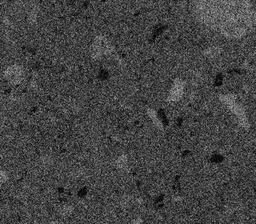
#> input picture LQ.tiff, 256 x 224 px, shrunk from 604 x 528 before the run
$ python denoise-tests.py
#> lines starting #> are read from the running program, lines starting #| are printed output that depends on the picture
import os, time, cv2, math
import numpy as np
import matplotlib.pyplot as plt
from skimage.metrics import structural_similarity as ssim
from skimage.metrics import peak_signal_noise_ratio as psnr
from skimage.metrics import normalized_root_mse as nrmse
from skimage import exposure

# check for dependencies
home_dir = os.path.dirname(os.path.realpath(__file__))

#### filter wrappers

def denoiseNLMCV2( image, h=15, templateWindowSize=7, searchWindowSize=23 ):
    denoised = np.zeros(image.shape, np.uint8) # empty image
    cv2.fastNlMeansDenoising( image, denoised, float( h ), templateWindowSize, searchWindowSize )

    return denoised

def denoiseBilateralCV2( image, d = 15 ):
    return cv2.bilateralFilter( image, d, sigmaColor = 80, sigmaSpace = 80, borderType = cv2.BORDER_DEFAULT )

def anisotropicDiffusion( image, alpha=0.075 ):
	#alpha  - max value of .25 for stability
	#K	    - conduction coefficient 20-100
	#niter  - number of iterations
	#alpha=0.075
	K = 80
	niters=30 #as stated in appendix 2
	image = cv2.cvtColor( image,cv2.COLOR_GRAY2RGB )
	denoised = cv2.ximgproc.anisotropicDiffusion( image, alpha ,K , niters )

	return cv2.cvtColor(denoised, cv2.COLOR_RGB2GRAY)

def GuidedFilter( guide_image, image, radius = 2 ):
	denoised = np.zeros(image.shape, np.uint8) # empty image
	denoised = cv2.ximgproc.guidedFilter( guide_image, image, int( radius ), eps = 0.1 )
	return denoised

# DOI: 10.5220/0006509000850094
def edgePreservingFilter( image, d = 2 ):
	image = cv2.cvtColor( image,cv2.COLOR_GRAY2RGB )
	denoised = cv2.ximgproc.edgePreservingFilter( image, int(d) , threshold = float( 80 ) )
	return cv2.cvtColor(denoised, cv2.COLOR_RGB2GRAY)

def log_enh( image ):
    return exposure.adjust_log( image, 1.2 )

def test_filter( image_noisy, image_target, filter_name, filter_data, debug=False ):
	pos = 0
	denoised_images = []
	psnr_results	= []
	ssim_results	= []
	nrmse_results	= []
	time_results	= []
	for par in np.arange(filter_data['min'], filter_data['max'], filter_data['step']):
		t1 = time.time()

		if ( filter_name == 'non local means denoising' ):
			denoised_images.append( denoiseNLMCV2( image_noisy, par ) )
		elif ( filter_name == 'bilateral filter' ):
			denoised_images.append( denoiseBilateralCV2( image_noisy, par ) )
		elif ( filter_name == 'anisotropic diffusion' ):
			denoised_images.append( anisotropicDiffusion( image_noisy, par ) )
		elif ( filter_name == 'guided filter' ):
			denoised_images.append( GuidedFilter( image_guide, image_noisy, par ) ) # guide image is taken from global scope!
		elif ( filter_name == 'edge preserving filter' ):
			denoised_images.append( edgePreservingFilter( image_noisy, par ) )
		elif ( filter_name == 'gauss filter' ):
			denoised_images.append( cv2.GaussianBlur(image_noisy, (par,par), cv2.BORDER_DEFAULT ) )

		denoised_images[pos] = log_enh( denoised_images[pos] )

		psnr_results.append(  psnr(image_target, denoised_images[pos]) )
		ssim_results.append(  ssim(image_target, denoised_images[pos]) )
		nrmse_results.append( nrmse(image_target, denoised_images[pos]) )

		time_results.append( (time.time() - t1) )

		if debug:
			print( " denoising image using \"{}\" ({}={}) took {:.2f} s".format( filter_name, filter_data['par'], par, (time.time() - t1) ) )
			print( "    PSNR = {:.2f} dB, SSIM = {:.2f}, NRMSE = {:.2f}\n".format( psnr_results[pos],  ssim_results[pos], nrmse_results[pos] ) )

		pos += 1

	return denoised_images, psnr_results, ssim_results, nrmse_results, time_results

def show_filter_results( filter_name, filter_data , denoised_images, psnr_results, ssim_results, nrmse_results, time_results ):
	img_cnt = int( np.floor((filter_data['max'] - filter_data['min'])/filter_data['step']) )
	columns = 3
	rows = int(np.ceil(img_cnt/columns))
	fig, ax = plt.subplots(rows, columns, figsize=(9*columns, 8*rows))
	#fig.suptitle('compare parameters of {} ({}={} ... {})'.format(filter_name, filter_data['par'], filter_data['min'], (filter_data['max']-filter_data['step'])), fontsize=16)
	fig.subplots_adjust(top=0.92)

	pos = 0
	for par in np.arange(filter_data['min'], filter_data['max'], filter_data['step']):
		y_pos = pos%columns
		x_pos = int(np.floor(pos/columns))

		im = ax[x_pos, y_pos].imshow(denoised_images[pos], cmap='gray')
		ax[x_pos, y_pos].set_title(
			"{}, {}={}\nPSNR = {:.2f} dB, SSIM = {:.2f}, NRMSE = {:.2f}, took {:.2f} s".format(
				filter_name,
				filter_data['par'],
				round(par, 4),
				psnr_results[pos],
				ssim_results[pos],
				nrmse_results[pos],
				time_results[pos]
			)
		)
		pos += 1

		ax[x_pos, y_pos].axis('off')
	plt.axis('off')
	plt.tight_layout(h_pad=5, w_pad=1)
	plt.savefig( home_dir + os.sep + "test-{}_{}={}-{}.png".format( filter_name, filter_data['par'], filter_data['min'], filter_data['max'] ),facecolor='white', transparent=False, bbox_inches = 'tight', pad_inches = 0.01 )
	#plt.show()


### actual program start
if __name__ == '__main__':
    filepath_noisy  = home_dir + os.sep + 'LQ.tiff'
    filepath_target = home_dir + os.sep + 'HQ.tiff'
    filepath_guide  = home_dir + os.sep + 'guided.tiff'
    image_noisy  = cv2.imread( filepath_noisy , cv2.IMREAD_GRAYSCALE )
#> image_noisy is the input picture: shape (224, 256); min 0, max 171, mean 67.3
    image_target = cv2.imread( filepath_target, cv2.IMREAD_GRAYSCALE )
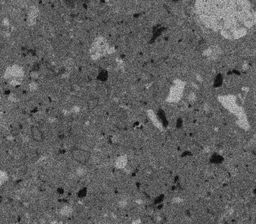
#> input picture HQ.tiff, 256 x 224 px, shrunk from 604 x 528 before the run
#> image_target is the input picture: shape (224, 256); min 5, max 203, mean 95.8
    image_guide  = cv2.imread( filepath_guide , cv2.IMREAD_GRAYSCALE )
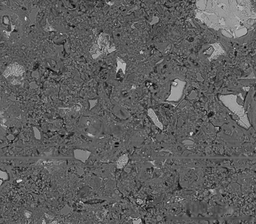
#> input picture guided.tiff, 256 x 224 px, shrunk from 604 x 528 before the run
#> image_guide is the input picture: shape (224, 256); min 1, max 224, mean 94.8

    # get a subsection of the image
    h = image_noisy.shape[0]
#> h = 224
    w = image_noisy.shape[1]
#> w = 256

    image_noisy  = image_noisy[  :int(h/2), int(w/2):w-1 ]
#> image_noisy: shape (112, 127)
    image_target = image_target[ :int(h/2), int(w/2):w-1 ]
#> image_target: shape (112, 127)
    image_guide  = image_guide[  :int(h/2), int(w/2):w-1 ]
#> image_guide: shape (112, 127)


    print('generate individual filter comparison images')
    try_filters = {
        'edge preserving filter' : {
            'par'  : 'd',
            'min'  : 3,
            'max'  : 9,
            'step' : 1
        },
        'non local means denoising' : {
            'par'  : 'h',
            'min'  : 18,
            'max'  : 24,
            'step' : 1
        },
        'bilateral filter' : {
            'par'  : 'd',
            'min'  : 9,
            'max'  : 21,
            'step' : 2
        },
        'anisotropic diffusion' : {
            'par'  : 'alpha',
            'min'  : 0.015,
            'max'  : 0.075,
            'step' : 0.01
        },
        'guided filter' : {
            'par'  : 'radius',
            'min'  : 1,
            'max'  : 7,
            'step' : 1
        },
        'gauss filter' : {
            'par'  : 'kernel',
            'min'  : 3,
            'max'  : 15,
            'step' : 2 #resulting kernel values have to be odd!
        }
    }

    debug = False
    for filter_name, filter_data in try_filters.items():
        print('  - ' + filter_name)
        denoised_images, psnr_results, ssim_results, nrmse_results, time_results = test_filter( image_noisy, image_target, filter_name, filter_data, debug )
        show_filter_results( filter_name, filter_data , denoised_images, psnr_results, ssim_results, nrmse_results, time_results )
#> this loop made 6 passes
#> (psnr_results, ssim_results, nrmse_results, time_results) on passes 1 to 3: ([23.3, 23.55, 23.49, 23.34, 23.16, 22.99], [0.428, 0.425, 0.404, 0.38, 0.359, 0.34], [0.162, 0.158, 0.159, 0.162, 0.165, 0.168], [0.0665, 0.0763, 0.0765, 0.0904, 0.098, 0.106]), ([23.16, 23.08, 22.99, 22.92, 22.85, 22.77], [0.356, 0.349, 0.342, 0.336, 0.331, 0.326], [0.165, 0.167, 0.168, 0.17, 0.171, 0.172], [0.0255, 0.0255, 0.026, 0.0258, 0.0257, 0.0258]), ([23.55, 23.28, 23.07, 22.88, 22.68, 22.49], [0.394, 0.358, 0.335, 0.318, 0.304, 0.293], [0.158, 0.163, 0.167, 0.17, 0.174, 0.178], [0.00357, 0.00416, 0.005, 0.00609, 0.00747, 0.00874])


    print('generate 3x3 filter comparison image')
    selected_denoised_images = [
        #image_noisy,
        edgePreservingFilter( image_noisy, 6 ),
        denoiseNLMCV2( image_noisy, h=20 ),
        denoiseNLMCV2( image_noisy, h=24, templateWindowSize=7, searchWindowSize=23 ),
        denoiseBilateralCV2( image_noisy, d=12 ),
        anisotropicDiffusion( image_noisy, alpha=0.04 ),
        cv2.GaussianBlur(image_noisy, (7,7), cv2.BORDER_DEFAULT),
        GuidedFilter( image_guide, image_noisy, 2 ),
        GuidedFilter( image_guide, image_noisy, 3 ),
        image_target
    ]
#> in denoiseNLMCV2 (call 7), `denoised = np.zeros(image.shape, np.uint8)`: denoised: shape (112, 127); every value is 0
#> in anisotropicDiffusion (call 7), `K = 80`: K = 80
#> in anisotropicDiffusion (call 7), `denoised = cv2.ximgproc.anisotropicDiffusion( image, alpha ,K , niters )`:
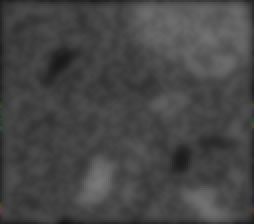
#> denoised: shape (112, 127, 3) (shown 2 times larger); mean B, G, R 69.8, 69.9, 69.9

    filter_names = [
        #'low quality EDX',
        'edge preserving filter (d=6)',
        'non local means (h=20, tws=7, sws=23)',
        'non local means (h=24, tws=7, sws=23)',
        'bilateral filter (d=12)',
        'anisotropic diffusion (alpha=0.04)',
        'gauss (kernel=7)',
        'guided filter (radius=2)',
        'guided filter (radius=3)',
        'high quality EDX'
    ]

    img_cnt = len(selected_denoised_images)
#> img_cnt = 9

    columns = 3
    rows = int(np.ceil(img_cnt/columns))
#> rows = 3

    fig, ax = plt.subplots(rows, columns, figsize=(9*columns, 8*rows))
    #fig.suptitle('comparison of different denoising filters', fontsize=16)
    fig.subplots_adjust(top=0.96),

    for pos in range(0, img_cnt, 1):
        y_pos = pos%columns
        x_pos = int(np.floor(pos/columns))

        if ( pos != 8 ): # pos != 0 and
            image_denoised = log_enh( selected_denoised_images[pos] )
            im = ax[x_pos, y_pos].imshow(image_denoised, cmap='gray')
            ax[x_pos, y_pos].set_title(
                "{}\nPSNR = {:.2f} dB, SSIM = {:.2f}, NRMSE = {:.2f}".format(
                    filter_names[pos],
                    psnr(  image_target, image_denoised ),
                    ssim(  image_target, image_denoised ),
                    nrmse( image_target, image_denoised )
                )
            )
        else:
            im = ax[x_pos, y_pos].imshow( selected_denoised_images[pos], cmap='gray' )
            ax[x_pos, y_pos].set_title( filter_names[pos] )

        ax[x_pos, y_pos].axis('off')
#> this loop made 9 passes
#> pass 1, `image_denoised = log_enh( selected_denoised_images[pos] )`:
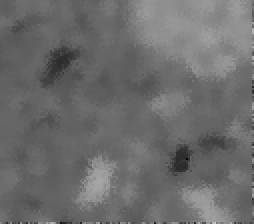
#> image_denoised: shape (112, 127) (shown 2 times larger); min 0, max 198, mean 107.9

    plt.tight_layout(h_pad=5, w_pad=1)
    plt.savefig( home_dir + os.sep + "selected_parameters.png", facecolor='white', transparent=False, bbox_inches = 'tight', pad_inches = 0.1 )
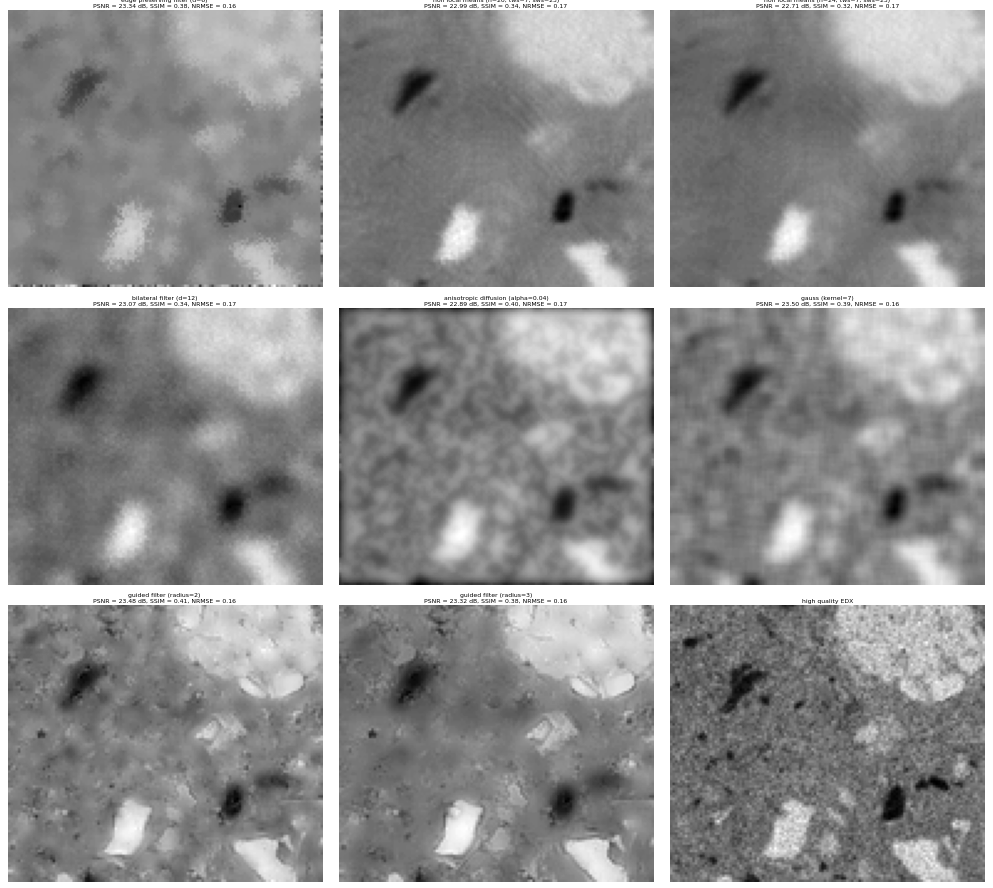
#> figure drawn by matplotlib, 9 panels
    #plt.show()


    print('generate histogram plots')
    fig, ax = plt.subplots(rows, columns, figsize=(9*columns, 8*rows))
    fig.suptitle('Histograms of the denoising results before (orange) and after (green) log-enhance compared to the HQ-EDS (blue)', fontsize=16)
    fig.subplots_adjust(top=0.96)

    for pos in range(0, img_cnt, 1):
        y_pos = pos%columns
        x_pos = int(np.floor(pos/columns))

        #print( round(np.mean(selected_denoised_images[pos]), 3), round(np.median(selected_denoised_images[pos]), 3), round(np.average(selected_denoised_images[pos]), 3) )

        hist, bin_edges = np.histogram( selected_denoised_images[8].ravel(), bins = np.linspace(0, 255, 256))
        ax[x_pos, y_pos].bar( bin_edges[:-1], hist )

        hist, bin_edges = np.histogram( selected_denoised_images[pos].ravel(), bins = np.linspace(0, 255, 256))
        ax[x_pos, y_pos].bar( bin_edges[:-1], hist )
        if ( pos != 8  ):
            selected_denoised_images[pos] = log_enh( selected_denoised_images[pos] )

            hist, bin_edges = np.histogram( selected_denoised_images[pos].ravel(), bins = np.linspace(0, 255, 256))
            ax[x_pos, y_pos].bar( bin_edges[:-1], hist )

        ax[x_pos, y_pos].set_xlim(0,256)
        ax[x_pos, y_pos].set_title( filter_names[pos] )
#> after the loop, selected_denoised_images = 9 items

    plt.savefig( home_dir + os.sep + "histograms.png", facecolor='white', transparent=False, bbox_inches = 'tight', pad_inches = 0.1 )
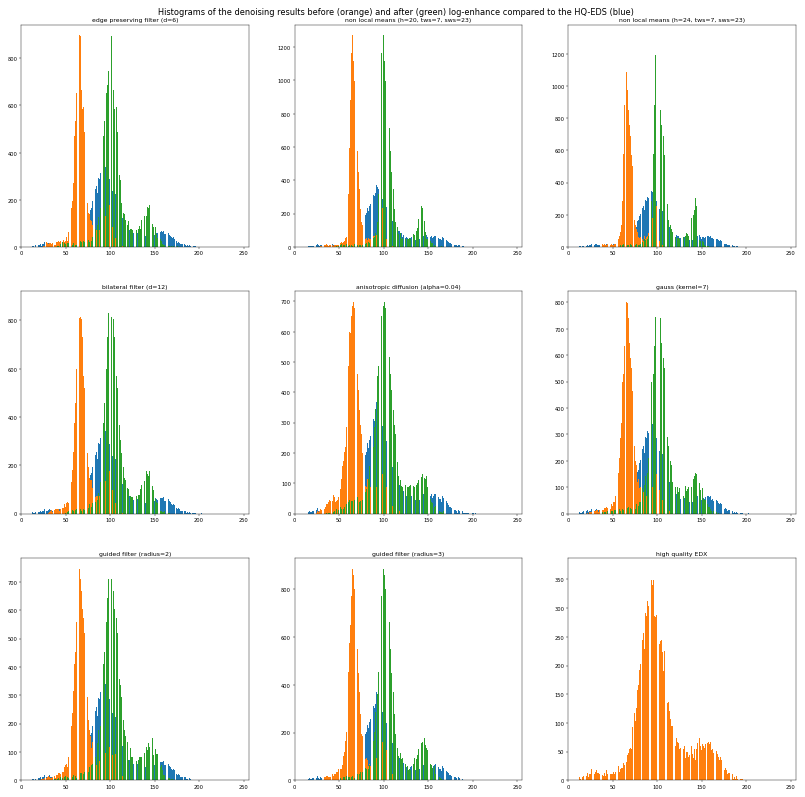
#> figure drawn by matplotlib, 9 panels; panel 1: tallest bar 369 high, from x = 91.6 to 92.4; panel 1: tallest bar 898 high, from x = 65.6 to 66.4; panel 1: tallest bar 898 high, from x = 100.6 to 101.4; panel 2: tallest bar 369 high, from x = 91.6 to 92.4
    #plt.show()


    print( "Script DONE!" )
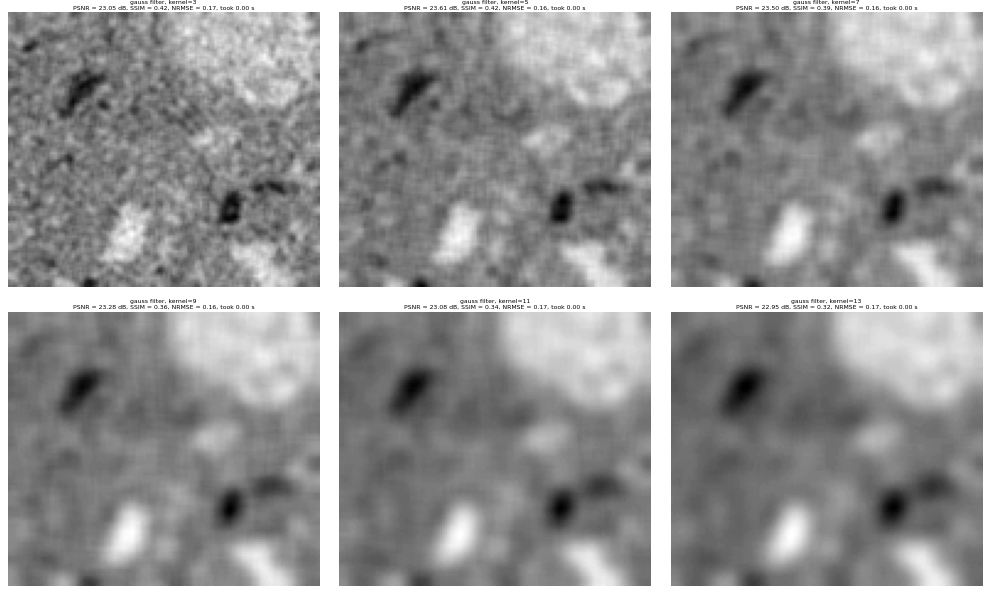
#> figure drawn by matplotlib, 6 panels
